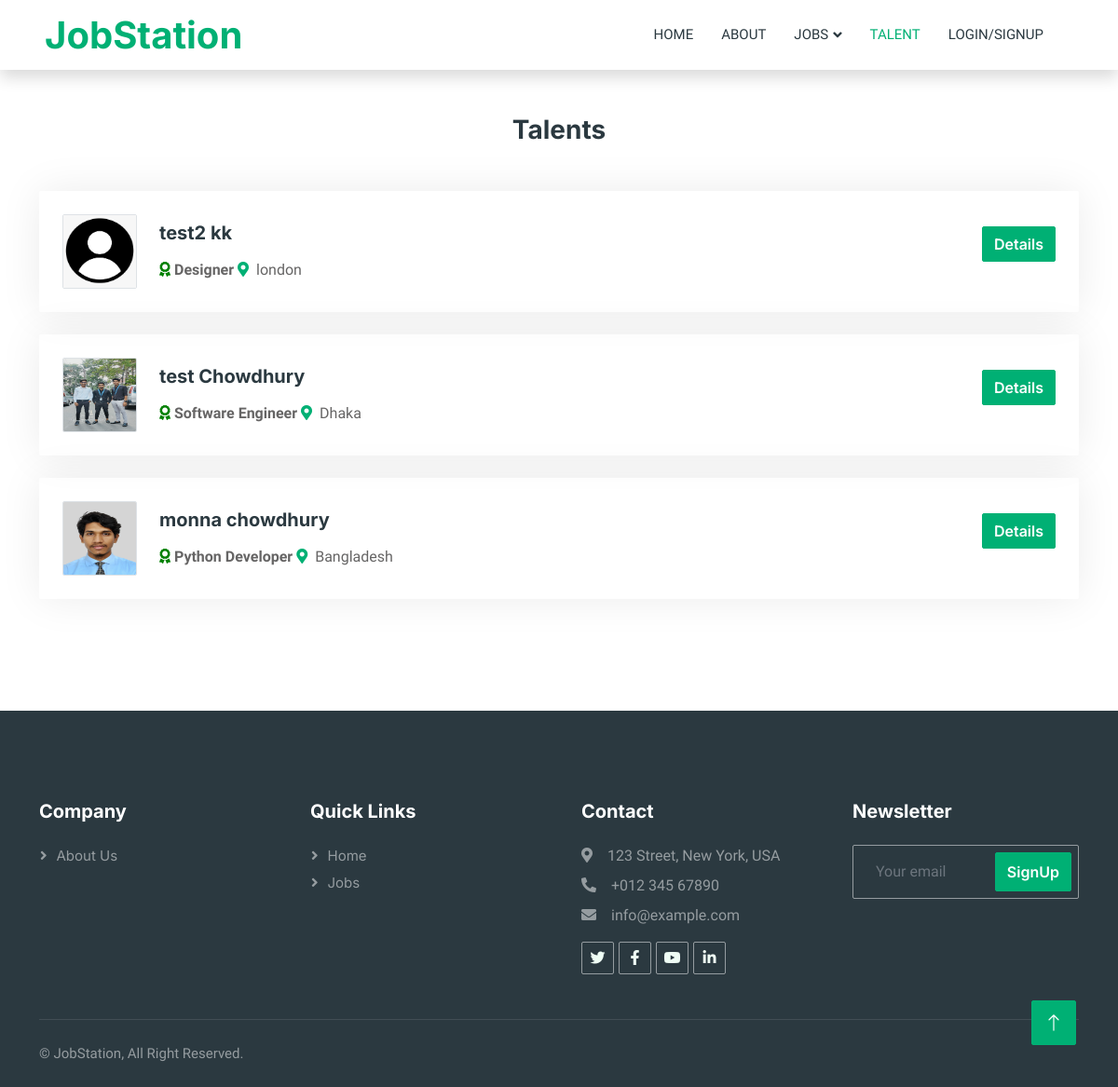
Page /talent on the committed database.
### account/models.py (models this page shows, shortened)
class job_seeker_profile(models.Model):
    class Meta:
        verbose_name_plural = 'Job Seeker Profile'
    user = models.ForeignKey(User, on_delete=models.CASCADE)
    Your_image = models.FileField(upload_to='job_seeker/image/', null=True, blank=True)
    designation = models.CharField(max_length=255, null=True, blank=True, default="")
    Location = models.CharField(max_length=255, null=True, blank=True, default="")
    Age = models.CharField(max_length=255, null=True, blank=True)
    Skill = RichTextField(null=True, blank=True)
    Qualification = RichTextField(null=True, blank=True)
    Resume = models.FileField(upload_to='job_seeker/resume/', null=True, blank=True)

### main/models.py (models this page shows)
class User(AbstractUser):
    type = (
        ("", ""),
        ("Admin", "Admin"),
        ("Job Seeker", "Job Seeker"),
        ("Job Provider", "Job Provider"),
    )
    user_type = models.CharField(max_length=20, choices=type, default="")

### talent/views.py (the view)
# urls.py: path('talent', include('talent.urls')),
def talent(request):
    all_talents = job_seeker_profile.objects.all()
    context = {'all_talents':all_talents}
    return render(request, 'talent.html', context)

### templates/talent.html (shortened to what this page needs)
{% extends 'base.html' %}
{% load static %}
{% block talent_active %}active{% endblock %}
{% block body %}
        <div class="container-xxl py-5">
            <div class="container">
                <h3 class="text-center mb-5 wow fadeInUp" data-wow-delay="0.1s">Talents</h3>
                <div class="tab-class text-center wow fadeInUp" data-wow-delay="0.3s">
                    <div id="tab-1" class="tab-pane fade show p-0 active">
                            {% for talent in all_talents %}
                            <div class="job-item p-4 mb-4">
                                <div class="row g-4">
                                    <div class="col-sm-12 col-md-8 d-flex align-items-center">
                                        <img class="flex-shrink-0 img-fluid border rounded" src="{% if talent.Your_image %}{{talent.Your_image.url}}{% else %}{% static 'img/user_img.png' %}{% endif %}" alt="" style="width: 80px; height: 80px;">
                                        <div class="text-start ps-4">
                                            <h5 class="mb-3">{{talent.user.first_name}} {{talent.user.last_name}}</h5>
                                            <i class='fas fa-award' style="color:green;"></i> <b>{{talent.designation}}</b> <span class="text-truncate me-3"><i class="fa fa-map-marker-alt text-primary me-2"></i>{{talent.Location}}</span>
                                        </div>
                                    </div>
                                    <div class="col-sm-12 col-md-4 d-flex flex-column align-items-start align-items-md-end justify-content-center">
                                        <div class="d-flex mb-3">
                                            <a class="btn btn-primary" href="{% url 'talent_details' talent.id %}">Details</a>
                                        </div>
                                    </div>
                                </div>
                            </div>
                            {% endfor %}
                        </div>
                </div>
            </div>
        </div>
{% endblock %}

### static/css/style.css (style rules this page uses)
:root { --primary: #00B074; --secondary: #2B9BFF; --light: #EFFDF5; --dark: #2B3940; }
.btn { font-family: 'Inter', sans-serif; font-weight: 600; transition: .5s; }
.btn.btn-primary, .btn.btn-secondary { color: #FFFFFF; }
.job-item { border: 1px solid transparent; border-radius: 2px; box-shadow: 0 0 45px rgba(0, 0, 0, .08); transition: .5s; }

### rows in the picture
job_seeker_profile: user.first_name "test2", user.last_name "kk", designation "Designer", Location "london"
job_seeker_profile: Your_image (picture), user.first_name "test", user.last_name "Chowdhury", designation "Software Engineer", Location "Dhaka"
job_seeker_profile: Your_image (picture), user.first_name "monna", user.last_name "chowdhury", designation "Python Developer", Location "Bangladesh"
